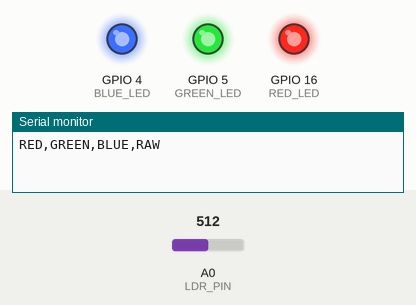
Bench run of a program on a simulated ESP8266 (NodeMCU). Shown: output pins drawn as LEDs (lit = HIGH), the last lines printed to the serial monitor. The test bench sets the inputs (shaded band); at power-on: A0 (LDR_PIN) = 512.

Above: at 1.2 s.
At 2.7 s:
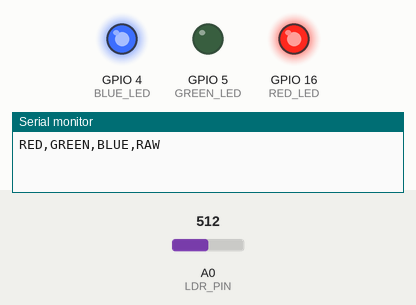
At 3.7 s:
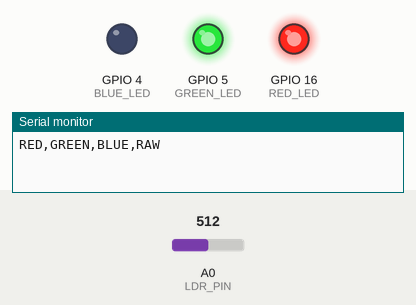
At 5.7 s:
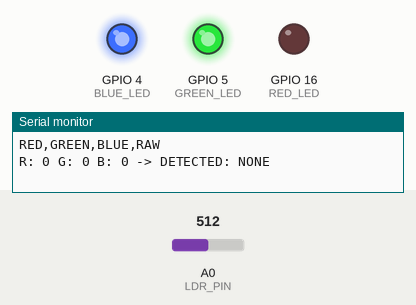
Timing chart, 0 to 6.2 s (numbered marks = the images above):
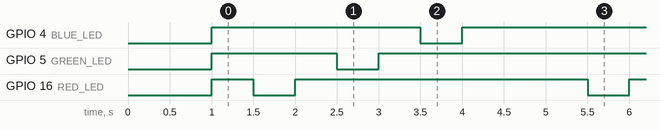

Measured:
- by itself, GPIO 4 (BLUE_LED), GPIO 5 (GREEN_LED), GPIO 16 (RED_LED): alternates HIGH for 3.5 s and LOW for 0.50 s
- by itself, everything shown: repeats every 4.0 s, in 6 steps

The program:

main.cpp
```cpp
#include <Arduino.h>

// Pin definitions
#define RED_LED    16  // D0
#define GREEN_LED   5  // D1
#define BLUE_LED    4  // D2
#define LDR_PIN     A0 // A0 - Photoresistor

// Simple function to turn all LEDs off
void allLEDsOff() {
  digitalWrite(RED_LED, HIGH);   // HIGH = OFF for common anode
  digitalWrite(GREEN_LED, HIGH);
  digitalWrite(BLUE_LED, HIGH);
}

// Function to read LDR with a specific LED on
int readWithLED(int ledPin) {
  allLEDsOff();
  delay(500);
  int ambient = analogRead(LDR_PIN);

  digitalWrite(ledPin, LOW);  // Turn LED ON
  delay(500);
  int withLED = analogRead(LDR_PIN);
  digitalWrite(ledPin, HIGH); // Turn LED OFF

  return ambient - withLED;  // Return difference
}

String detectColor(int r, int g, int b) {

  float redGain = 0.22;
  float greenGain = 1;
  float blueGain = 1.24;

  float float_r = r * redGain;
  float float_g = g * greenGain;
  float float_b = b * blueGain;

  const int MIN_THRESHOLD = 100;

  // If very low reflection - no object
  if (float_r < MIN_THRESHOLD && float_g < MIN_THRESHOLD && float_b < MIN_THRESHOLD) {
    return "NONE";
  }

  // Find maximum
  if (float_r > float_g && float_r > float_b) {
    return "RED";
  }
  else if (float_g > float_r && float_g > float_b) {
    return "GREEN";
  }
  else if (float_b > float_r && float_b > float_g) {
    return "BLUE";
  }
  else {
    return "UNKNOWN";
  }
}

void setup() {
  Serial.begin(9600);
  delay(1000);

  // Setup LED pins
  pinMode(RED_LED, OUTPUT);
  pinMode(GREEN_LED, OUTPUT);
  pinMode(BLUE_LED, OUTPUT);
  pinMode(LDR_PIN, INPUT);

  // Start with all LEDs OFF
  allLEDsOff();

  Serial.println("RED,GREEN,BLUE,RAW");
}

void loop() {
  int redVal = readWithLED(RED_LED);
  int greenVal = readWithLED(GREEN_LED);
  int blueVal = readWithLED(BLUE_LED);
  int rawVal = analogRead(LDR_PIN);

  String detected = detectColor(redVal, greenVal, blueVal);

  Serial.print("R: ");
  Serial.print(redVal);
  Serial.print(" G: ");
  Serial.print(greenVal);
  Serial.print(" B: ");
  Serial.print(blueVal);
  Serial.print(" -> DETECTED: ");
  Serial.println(detected);

  delay(1000);
}
```
